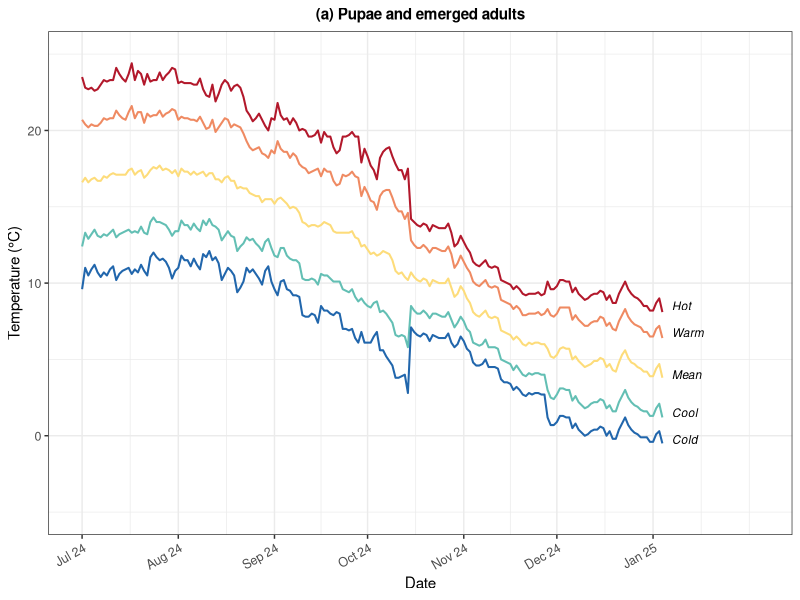
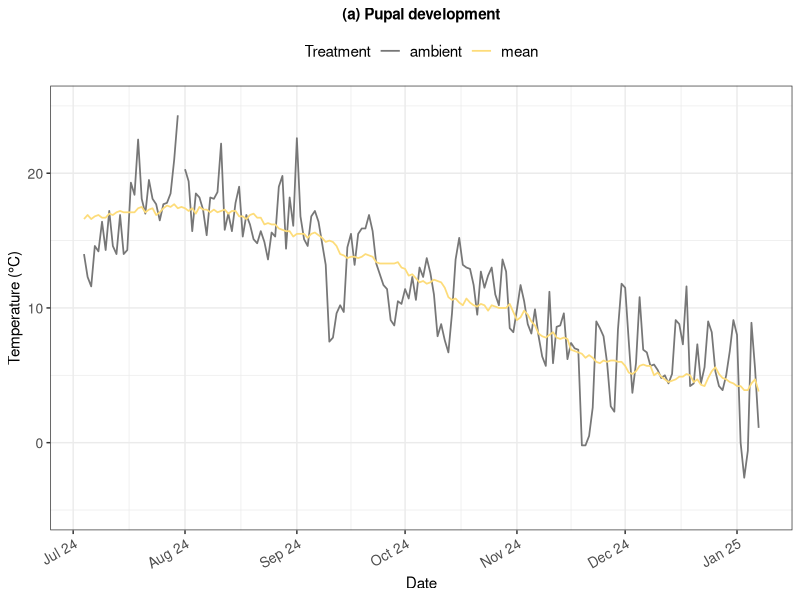
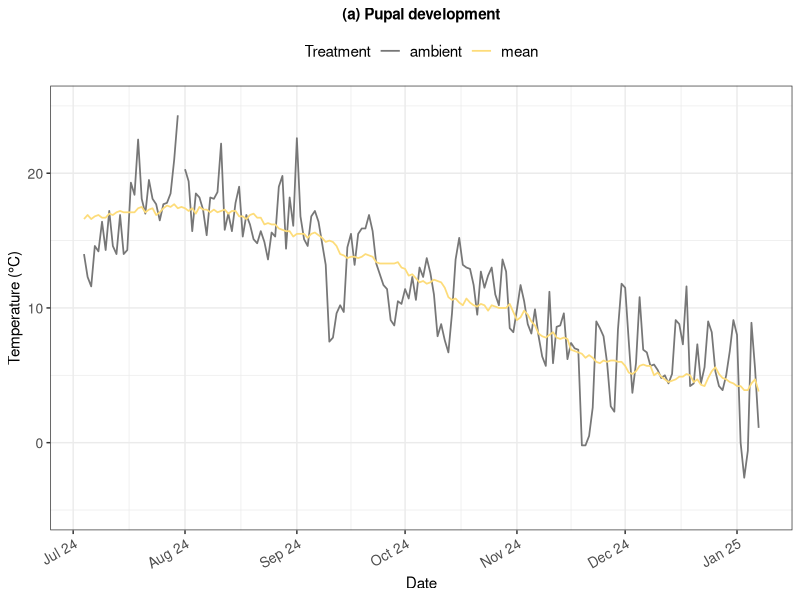

These charts were generated, in order, by the following R code:
#### DESCRIPTION ####

# This script cleans the pupal temperature treatment data and then plots (i) the
# experimental treatments and (ii) the mean and ambient treatments 

#### SET UP ####

# packages
library(here)
library(tidyverse)

# data
pupa_temperature_treatments <- read.csv(here("data_files", "pupa_temperature_treatments_daily.csv"))

# set up a common colour palette for plots
temperature_treatment_colours <- c("cold" = "#2166AC",
                                   "cool" = "#63BFB4",
                                   "mean" = "#FDDC7A",
                                   "warm" = "#EF8A62", 
                                   "hot" = "#B2182B",
                                   "ambient" = "#777777")

#### CLEAN #### 

# subset the temperature data to select the date, rounded columns and rename them 
temperatures <- pupa_temperature_treatments %>%
  subset(select = c(date,
                    ambient_rounded, 
                    cold_rounded, 
                    cool_rounded,
                    mean_rounded, 
                    warm_rounded, 
                    hot_rounded)) %>%
  rename(ambient = ambient_rounded, 
         cold = cold_rounded, 
         cool = cool_rounded, 
         mean = mean_rounded, 
         warm = warm_rounded, 
         hot = hot_rounded) %>%
  drop_na

# change to long format 
temperatures_long <- temperatures %>%
  pivot_longer(cols = -date,
               names_to = "treatment",
               values_to = "temperature")

# reorder the temperature treatments for plotting 
temperatures_long$treatment <- factor(temperatures_long$treatment, 
                                      levels = c("hot", "warm", "mean", "cool", "cold", "ambient"))

# convert data from a character to a date 
temperatures_long$date <- as.Date(temperatures_long$date, format = "%d/%m/%Y")
 
#### PLOT ####

# filter for the experimental treatments 
experimental_temperatures <- temperatures_long %>%
  filter(treatment %in% c("cold", "cool", "mean", "warm", "hot"))

# make a data frame to label the treatments 
label_df_pupae <- data.frame(
  x = as.Date("2025-01-10"),
  y = c(8.5, 6.75, 4, 1.5, -0.25),
  group = c("Hot", "Warm", "Mean", "Cool", "Cold"))

# plot the experimental treatments as individual lines
pupa_temperature_treatments_experimental_plot <- ggplot(experimental_temperatures, 
                                                   aes(x = date, 
                                                       y = temperature, 
                                                       colour = treatment)) + 
  geom_line(linewidth = 0.7) + 
  labs(title = "(a) Pupae and emerged adults",
       x = "Date",
       y = "Temperature (°C)",
       color = "Treatment") +
  geom_text(data = label_df_pupae,
            aes(x = x, 
                y = y, 
                label = group, 
                color = group),
            fontface = "italic",
            hjust = 0,
            size = 3,
            colour = "black") +
  expand_limits(x = as.Date("2025-01-17")) +
  scale_colour_manual(values = temperature_treatment_colours) +
  scale_x_date(breaks = seq(as.Date("2024-07-04"),
                            as.Date("2025-01-08"), 
                            by = "1 month"),
               date_labels = "%b %y",
               limits = c(as.Date("2024-07-04"),
                          as.Date("2025-02-07"))) +
  scale_y_continuous(limits = c(-5,25)) +
  theme_bw() + 
  theme(plot.title = element_text(hjust = 0.5, 
                                  face = "bold",
                                  size = 11),
        axis.title = element_text(size = 11),
        axis.text = element_text(size = 9),
        axis.text.x = element_text(angle = 30, hjust = 1),
        legend.position = "none")  

# look at the output
pupa_temperature_treatments_experimental_plot

#### MEAN vs AMBIENT ####

# filter for the mean and ambient treatments 
mean_and_ambient_temperatures_pupae <- temperatures_long %>%
  filter(treatment %in% c("mean", "ambient"))

# change the order of the treatments for plotting 
mean_and_ambient_temperatures_pupae$treatment <- factor(mean_and_ambient_temperatures_pupae$treatment, levels = c("ambient", "mean"))

# plot the mean and ambient treatments as individual lines 
pupa_temperature_treatments_mean_ambient_plot <- ggplot(mean_and_ambient_temperatures_pupae, 
                                                   aes(x = date, 
                                                       y = temperature, 
                                                       colour = treatment)) + 
  geom_line(linewidth = 0.6) + 
  labs(title = "(a) Pupal development",
       x = "Date",
       y = "Temperature (°C)",
       color = "Treatment") +
  scale_colour_manual(values = c("ambient" = "#777777",
                                 "mean" = "#FDDC7A")) +
  scale_x_date(date_breaks = "1 month", 
               date_labels = "%b %y") +
  scale_y_continuous(limits = c(-5, 25)) +
  theme_bw() + 
  theme(plot.title = element_text(hjust = 0.5, 
                                  face = "bold", 
                                  size = 11),
        axis.title = element_text(size = 11),
        axis.text = element_text(size = 10),
        legend.text = element_text(size = 11),
        legend.title = element_text(size = 11),
        axis.text.x = element_text(angle = 30, hjust = 1),
        legend.position = "top")  

# check it looks as expected
pupa_temperature_treatments_mean_ambient_plot

# save as a csv file in the figures folder
ggsave(here("figures", "pupa_temperature_treatments_mean_ambient_plot.png"), 
            plot = pupa_temperature_treatments_mean_ambient_plot, width = 6, height = 4, dpi = 300)
